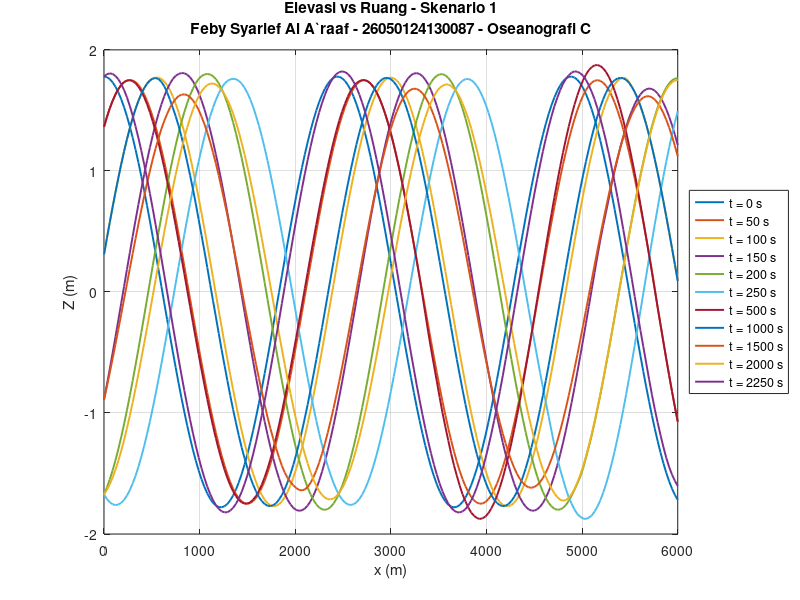
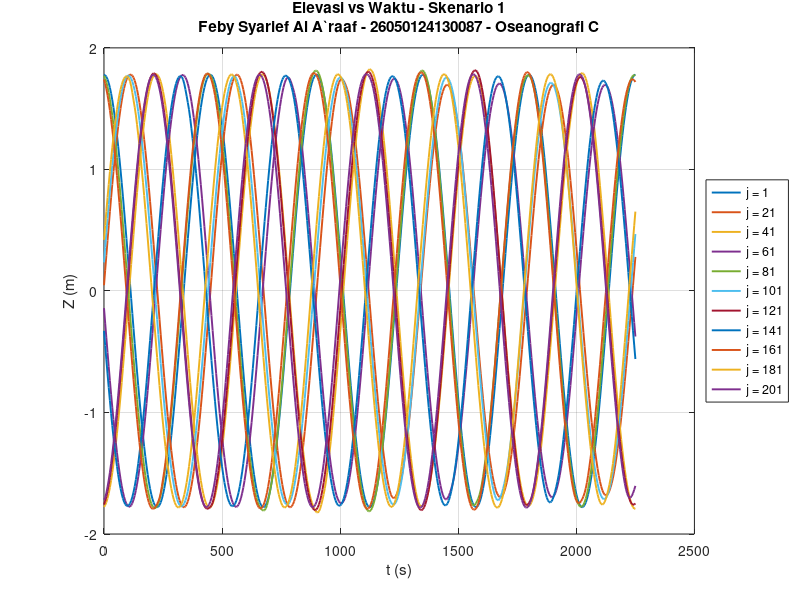
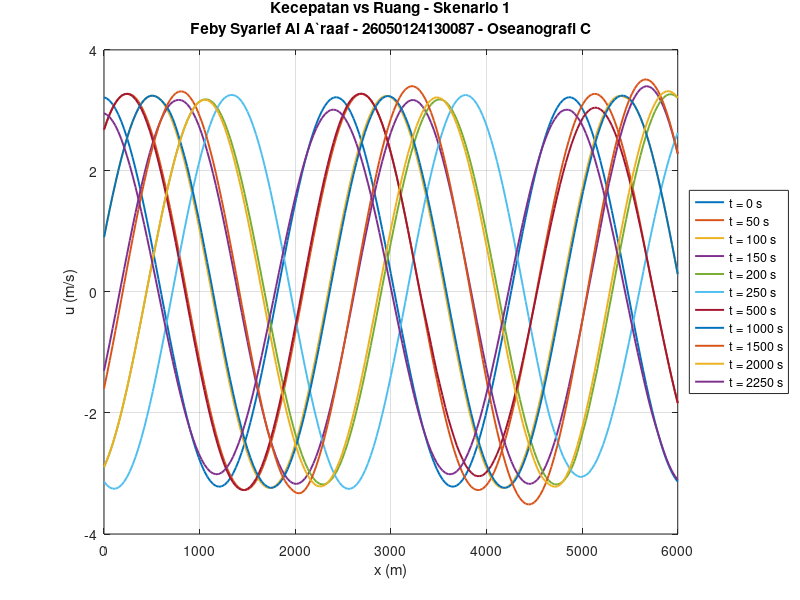
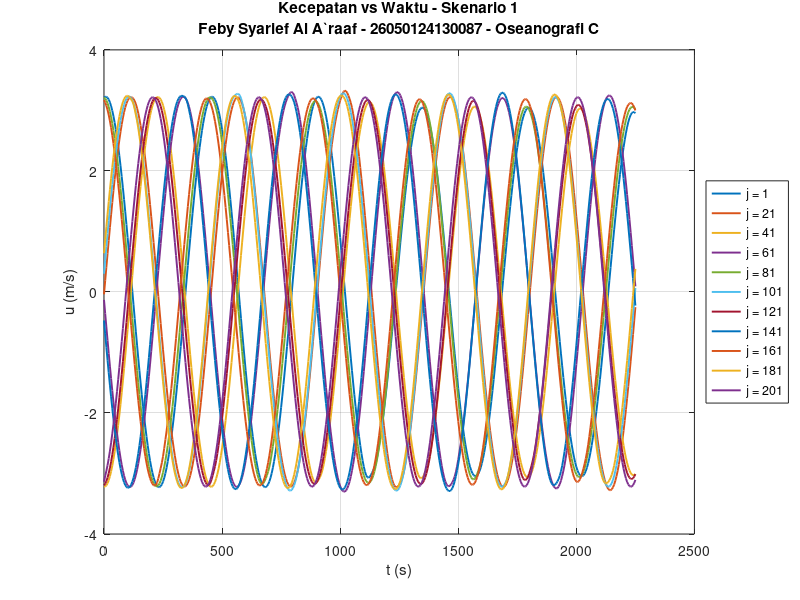

The MATLAB script that drew these images, in order: (Note: this script raises an error after producing the figures.)
clear; clc; close all;

identitas = 'Feby Syarief Al A`raaf - 26050124130087 - Oseanografi C';

folder_u_waktu = '01_Grafik_Kecepatan_Terhadap_Waktu';
folder_u_ruang = '02_Grafik_Kecepatan_Terhadap_Ruang';
folder_z_waktu = '03_Grafik_Elevasi_Terhadap_Waktu';
folder_z_ruang = '04_Grafik_Elevasi_Terhadap_Ruang';

if ~exist(folder_u_waktu, 'dir'); mkdir(folder_u_waktu); end
if ~exist(folder_u_ruang, 'dir'); mkdir(folder_u_ruang); end
if ~exist(folder_z_waktu, 'dir'); mkdir(folder_z_waktu); end
if ~exist(folder_z_ruang, 'dir'); mkdir(folder_z_ruang); end

g = 9.81;

scenario(1).nama = 'Skenario 1';
scenario(1).L  = 6000;
scenario(1).dx = 30;
scenario(1).LS = 2250;
scenario(1).dt = 5;
scenario(1).A  = 1.780;
scenario(1).T  = 450;
scenario(1).H  = 3;

scenario(2).nama = 'Skenario 2';
scenario(2).L  = 6000;
scenario(2).dx = 60;
scenario(2).LS = 2250;
scenario(2).dt = 5;
scenario(2).A  = 1.780;
scenario(2).T  = 450;
scenario(2).H  = 3;

scenario(3).nama = 'Skenario 3';
scenario(3).L  = 6000;
scenario(3).dx = 15;
scenario(3).LS = 2250;
scenario(3).dt = 5;
scenario(3).A  = 1.780;
scenario(3).T  = 450;
scenario(3).H  = 3;

scenario(4).nama = 'Skenario 4';
scenario(4).L  = 6000;
scenario(4).dx = 30;
scenario(4).LS = 2250;
scenario(4).dt = 2;
scenario(4).A  = 1.780;
scenario(4).T  = 450;
scenario(4).H  = 3;

scenario(5).nama = 'Skenario 5';
scenario(5).L  = 6000;
scenario(5).dx = 30;
scenario(5).LS = 2250;
scenario(5).dt = 2;
scenario(5).A  = 1.080;
scenario(5).T  = 450;
scenario(5).H  = 3;

scenario(6).nama = 'Skenario 6';
scenario(6).L  = 6000;
scenario(6).dx = 30;
scenario(6).LS = 2250;
scenario(6).dt = 2;
scenario(6).A  = 2.780;
scenario(6).T  = 450;
scenario(6).H  = 3;

scenario(7).nama = 'Skenario 7';
scenario(7).L  = 6000;
scenario(7).dx = 30;
scenario(7).LS = 2250;
scenario(7).dt = 2;
scenario(7).A  = 1.780;
scenario(7).T  = 1350;
scenario(7).H  = 3;

scenario(8).nama = 'Skenario 8';
scenario(8).L  = 6000;
scenario(8).dx = 30;
scenario(8).LS = 2250;
scenario(8).dt = 2;
scenario(8).A  = 1.780;
scenario(8).T  = 450;
scenario(8).H  = 10;

for s = 1:length(scenario)

    L  = scenario(s).L;
    dx = scenario(s).dx;
    LS = scenario(s).LS;
    dt = scenario(s).dt;
    A  = scenario(s).A;
    T  = scenario(s).T;
    H  = scenario(s).H;

    x  = 0:dx:L;
    t  = 0:dt:LS;
    Nx = length(x);
    Nt = length(t);

    Z  = zeros(Nx, Nt);
    u  = zeros(Nx, Nt);

    Cs    = sqrt(g * H);
    lam   = Cs * T;
    k     = 2*pi / lam;
    sigma = 2*pi / T;
    CFL   = Cs * dt / dx;

    fprintf('%s | Cs=%.4f m/s | lambda=%.2f m | CFL=%.4f\n', ...
        scenario(s).nama, Cs, lam, CFL);

    for j = 1:Nx
        Z(j,1) = A * cos(k * x(j));
        u(j,1) = (A/H) * Cs * cos(k * (x(j) + 0.5*dx));
    end

    for n = 1:Nt-1

        tn1 = t(n+1);

        for j = 1:Nx-1
            u(j, n+1) = u(j, n) - g * dt/dx * (Z(j+1, n) - Z(j, n));
        end

        u(Nx, n+1) = (A/H) * Cs * cos(k * L - sigma * tn1);

        for j = 2:Nx
            Z(j, n+1) = Z(j, n) - H * dt/dx * (u(j, n+1) - u(j-1, n+1));
        end

        Z(1, n+1) = A * cos(k * x(1) - sigma * tn1);

    end

    idx_ruang = [1 21 41 61 81 101 121 141 161 181 201];
    idx_ruang = idx_ruang(idx_ruang <= Nx);
    if idx_ruang(end) ~= Nx
        idx_ruang = [idx_ruang, Nx];
    end

    idx_waktu = [1 11 21 31 41 51 101 201 301 401 451];
    idx_waktu = idx_waktu(idx_waktu <= Nt);
    if idx_waktu(end) ~= Nt
        idx_waktu = [idx_waktu, Nt];
    end

    fig = figure('Visible','off');
    hold on; grid on; box on;
    for kk = 1:length(idx_waktu)
        plot(x, Z(:, idx_waktu(kk)), 'LineWidth', 1.4);
    end
    xlabel('x (m)'); ylabel('Z (m)');
    title({sprintf('Elevasi vs Ruang - %s', scenario(s).nama), identitas});
    legenda = cell(1, length(idx_waktu));
    for kk = 1:length(idx_waktu)
        legenda{kk} = sprintf('t = %.0f s', t(idx_waktu(kk)));
    end
    legend(legenda, 'Location','eastoutside');
    saveas(fig, fullfile(folder_z_ruang, sprintf('elevasi_vs_ruang_skenario_%d.png',s)));
    close(fig);

    fig = figure('Visible','off');
    hold on; grid on; box on;
    for kk = 1:length(idx_ruang)
        plot(t, Z(idx_ruang(kk), :), 'LineWidth', 1.4);
    end
    xlabel('t (s)'); ylabel('Z (m)');
    title({sprintf('Elevasi vs Waktu - %s', scenario(s).nama), identitas});
    legenda = cell(1, length(idx_ruang));
    for kk = 1:length(idx_ruang)
        legenda{kk} = sprintf('j = %d', idx_ruang(kk));
    end
    legend(legenda, 'Location','eastoutside');
    saveas(fig, fullfile(folder_z_waktu, sprintf('elevasi_vs_waktu_skenario_%d.png',s)));
    close(fig);

    fig = figure('Visible','off');
    hold on; grid on; box on;
    for kk = 1:length(idx_waktu)
        plot(x, u(:, idx_waktu(kk)), 'LineWidth', 1.4);
    end
    xlabel('x (m)'); ylabel('u (m/s)');
    title({sprintf('Kecepatan vs Ruang - %s', scenario(s).nama), identitas});
    legenda = cell(1, length(idx_waktu));
    for kk = 1:length(idx_waktu)
        legenda{kk} = sprintf('t = %.0f s', t(idx_waktu(kk)));
    end
    legend(legenda, 'Location','eastoutside');
    saveas(fig, fullfile(folder_u_ruang, sprintf('kecepatan_vs_ruang_skenario_%d.png',s)));
    close(fig);

    fig = figure('Visible','off');
    hold on; grid on; box on;
    for kk = 1:length(idx_ruang)
        plot(t, u(idx_ruang(kk), :), 'LineWidth', 1.4);
    end
    xlabel('t (s)'); ylabel('u (m/s)');
    title({sprintf('Kecepatan vs Waktu - %s', scenario(s).nama), identitas});
    legenda = cell(1, length(idx_ruang));
    for kk = 1:length(idx_ruang)
        legenda{kk} = sprintf('j = %d', idx_ruang(kk));
    end
    legend(legenda, 'Location','eastoutside');
    saveas(fig, fullfile(folder_u_waktu, sprintf('kecepatan_vs_waktu_skenario_%d.png',s)));
    close(fig);

end

disp('Seluruh grafik selesai dibuat dan disimpan ke dalam 4 folder.');
